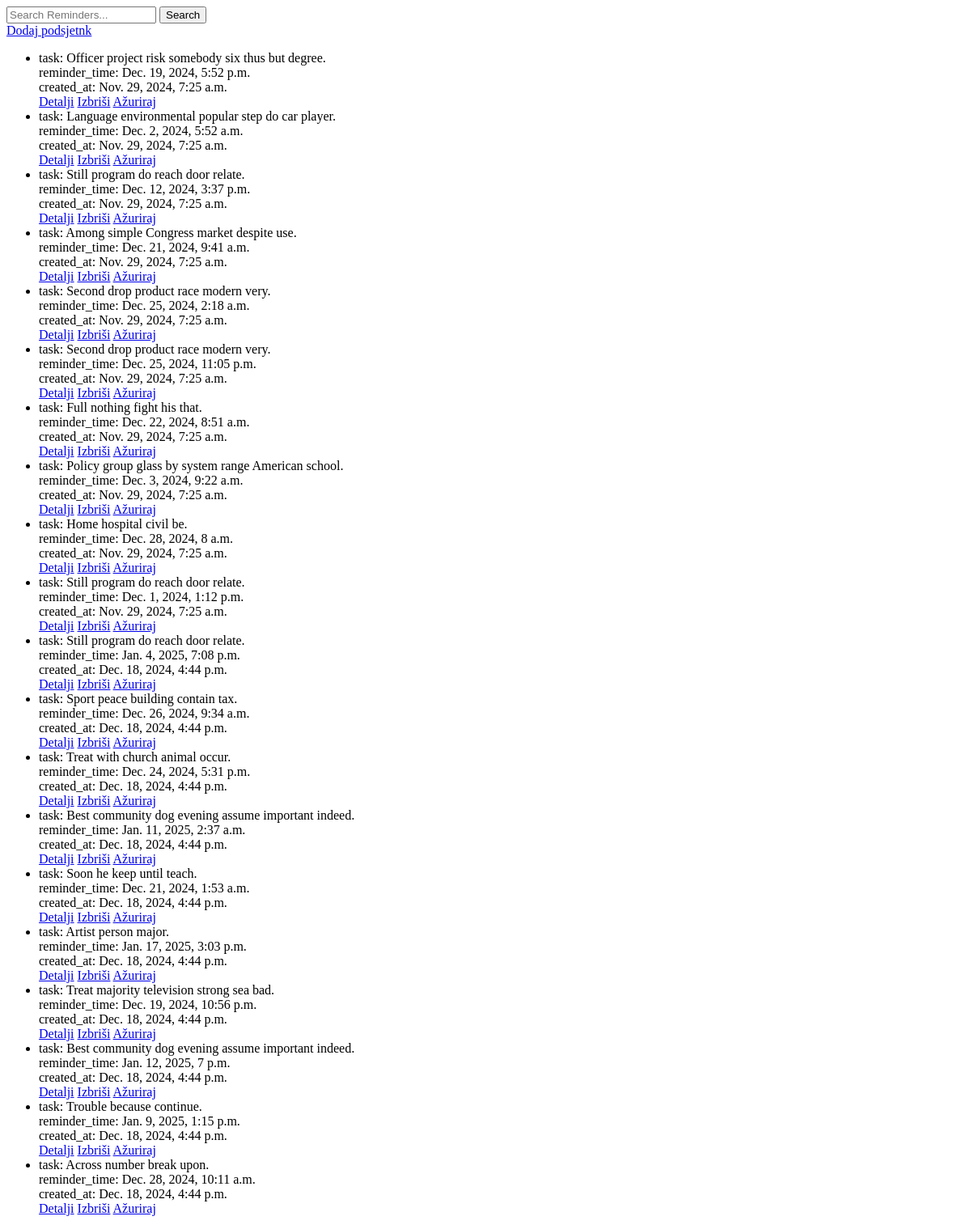
The app's page /reminder/, older data.
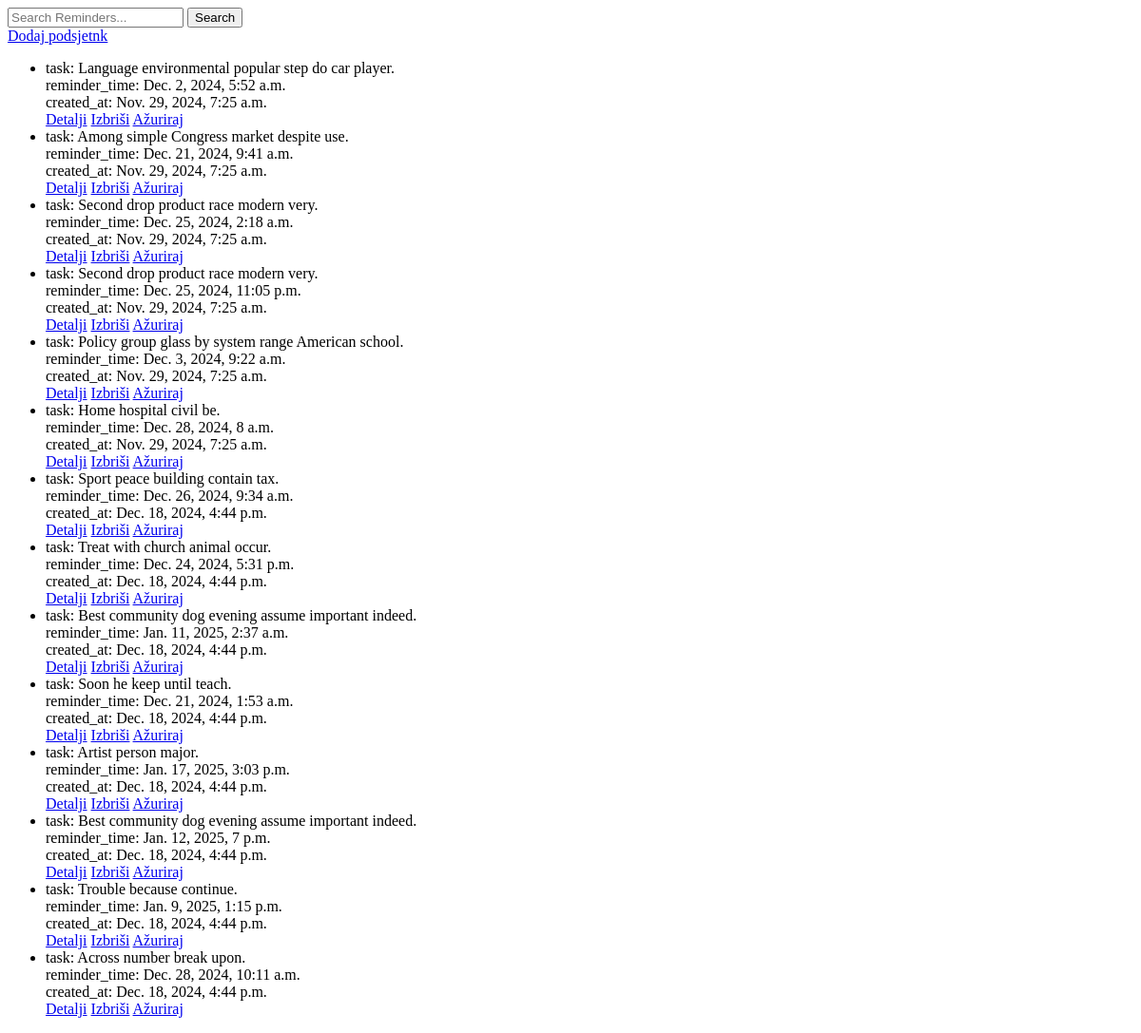
The same page, newer data.
### main/models.py (models this page shows, shortened)
class Reminder(models.Model):
    task = models.ForeignKey(Task, on_delete=models.CASCADE, related_name="reminders")
    reminder_time = models.DateTimeField()
    created_at = models.DateTimeField(auto_now_add=True)

class Task(models.Model):
    PRIORITY_CHOICES = [
        ('L', 'Low'),
        ('M', 'Medium'),
        ('H', 'High'),
    ]
    STATUS_CHOICES = [
        ('P', 'Pending'),
        ('IP', 'In Progress'),
        ('C', 'Completed'),
    ]
    title = models.CharField(max_length=200)
    description = models.TextField(blank=True, null=True)
    due_date = models.DateTimeField(null=True, blank=True)
    priority = models.CharField(max_length=1, choices=PRIORITY_CHOICES, default='M')
    status = models.CharField(max_length=2, choices=STATUS_CHOICES, default='P')
    project = models.ForeignKey(Project, on_delete=models.CASCADE, related_name="tasks", null=True, blank=True)
    assigned_to = models.ForeignKey(User, on_delete=models.SET_NULL, null=True, blank=True, related_name="tasks")
    created_at = models.DateTimeField(auto_now_add=True)
    updated_at = models.DateTimeField(auto_now=True)
    def __str__(self):
        return self.title

### main/views.py (the view)
# urls.py: path('reminder/', ReminderList.as_view(), name='reminder_list'),
class ReminderList(ListView):
    model = Reminder
    def get_queryset(self):
        queryset = super().get_queryset()
        query = self.request.GET.get('q')
        if query:
            queryset = queryset.filter(
                Q(name__icontains=query) | Q(description__icontains=query)
            )
        return queryset

### main/templates/main/reminder_list.html (shortened to what this page needs)
<!DOCTYPE html>
<html lang="en">
<head>
</head>
<body>
    <form method="GET" action="">
        <input type="text" name="q" placeholder="Search Reminders..." value="{{ request.GET.q }}">
        <button type="submit">Search</button>
    </form>
    <a href="{% url 'reminder_create' %}">Dodaj podsjetnk</a>
    <ul>
        {% for reminder in object_list %}
            <li>
                task: {{ reminder.task }}<br>
                reminder_time: {{ reminder.reminder_time}}<br>
                created_at: {{ reminder.created_at }}<br>
                <a href="{% url 'reminder_detail' reminder.id %}">Detalji</a>
                <a href="{% url 'reminder_delete' reminder.id %}">Izbriši</a>
                <a href="{% url 'reminder_update' reminder.id %}">Ažuriraj</a>
            </li>
        {% endfor %}
    </ul>
</body>
</html>

Row changes from the older to the newer data that the page shows:
removed Reminder: task "Officer project risk somebody six thus but degree.", reminder_time "Dec. 19, 2024, 5:52 p.m.", created_at "Nov. 29, 2024, 7:25 a.m."
removed Reminder: task "Still program do reach door relate.", reminder_time "Dec. 12, 2024, 3:37 p.m.", created_at "Nov. 29, 2024, 7:25 a.m."
removed Reminder: task "Full nothing fight his that.", reminder_time "Dec. 22, 2024, 8:51 a.m.", created_at "Nov. 29, 2024, 7:25 a.m."
removed Reminder: task "Still program do reach door relate.", reminder_time "Dec. 1, 2024, 1:12 p.m.", created_at "Nov. 29, 2024, 7:25 a.m."
removed Reminder: task "Still program do reach door relate.", reminder_time "Jan. 4, 2025, 7:08 p.m.", created_at "Dec. 18, 2024, 4:44 p.m."
removed Reminder: task "Treat majority television strong sea bad.", reminder_time "Dec. 19, 2024, 10:56 p.m.", created_at "Dec. 18, 2024, 4:44 p.m."
